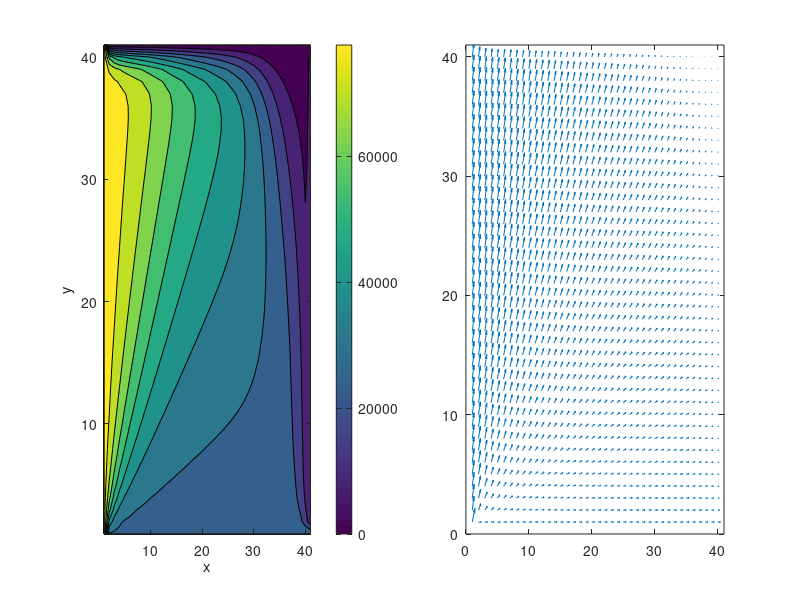

The MATLAB source for this figure:
% 2d Laminar flow
clear; clc;

% Grid
nx = 41; ny = 41;
Lx = 1; Ly = 1;
dx = Lx/(nx-1);
dy = Ly/(ny-1);

% Parameter
rho = 1000;
nu = 1e-1;
dt = 0.001;
nt = 500;

% Fields
u = zeros(ny,nx);
v = zeros(ny,nx);
p = zeros(ny,nx);

for n = 1:nt
    un = u;
    vn = v;

    % Velocity updates
    u(2:end-1,2:end-1) = un(2:end-1,2:end-1) ...
        - dt/dx * un(2:end-1,2:end-1) .* (un(2:end-1,2:end-1) - un(2:end-1,1:end-2)) ...
        - dt/dy * vn(2:end-1,2:end-1) .* (un(2:end-1,2:end-1) - un(1:end-2,2:end-1)) ...
        - dt/(2*rho*dx) * (p(2:end-1,3:end) - p(2:end-1,1:end-2)) ...
        + nu * (dt/dx^2 * (un(2:end-1,3:end) - 2*un(2:end-1,2:end-1) + un(2:end-1,1:end-2)) ...
        + dt/dy^2 * (un(3:end,2:end-1) - 2*un(2:end-1,2:end-1) + un(1:end-2,2:end-1)));

    v(2:end-1,2:end-1) = vn(2:end-1,2:end-1) ...
        - dt/dx * un(2:end-1,2:end-1) .* (vn(2:end-1,2:end-1) - vn(2:end-1,1:end-2)) ...
        - dt/dy * vn(2:end-1,2:end-1) .* (vn(2:end-1,2:end-1) - vn(1:end-2,2:end-1)) ...
        - dt/(2*rho*dy) * (p(3:end,2:end-1) - p(1:end-2,2:end-1)) ...
        + nu * (dt/dx^2 * (vn(2:end-1,3:end) - 2*vn(2:end-1,2:end-1) + vn(2:end-1,1:end-2)) ...
        + dt/dy^2 * (vn(3:end,2:end-1) - 2*vn(2:end-1,2:end-1) + vn(1:end-2,2:end-1)));

    % Boundaries (Cavity)
    u(:,1) = 2; u(:,end) = rand;
    u(1,:) = 3; u(end,:) = 0;
    v(:,1) = 8;
    p(1,:) = 0; p(end,:) = 0;
end
speed = sqrt(u.^2 + v.^2);
Re=rho * speed .* Lx / nu;

%Re=Re/max(max(Re));

subplot(1,2,1)
contourf(Re)
colorbar
xlabel('x')
ylabel('y')

subplot(1,2,2)
quiver(u,v)
xlim([0 nx])
ylim([0 ny])
